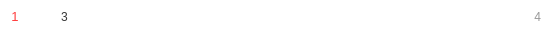
<?xml version="1.0" encoding="UTF-8"?>
<ui version="4.0">
 <class>RankingItem</class>
 <widget class="QWidget" name="RankingItem">
  <property name="geometry">
   <rect>
    <x>0</x>
    <y>0</y>
    <width>543</width>
    <height>34</height>
   </rect>
  </property>
  <property name="windowTitle">
   <string>Form</string>
  </property>
  <property name="styleSheet">
   <string notr="true">QWidget#RankingItem {
    background: transparent;
    border-radius: 8px;
}

QLabel#labNum {
    color: rgb(255, 61, 61);
    background: transparent;
}

QLabel#labCon {
    color: rgb(54, 54, 54);
    background: transparent;
}

QLabel#labEnd {
    color: rgb(152, 152, 152);
    background: transparent;
}</string>
  </property>
  <layout class="QHBoxLayout" name="horizontalLayout">
   <property name="spacing">
    <number>8</number>
   </property>
   <property name="leftMargin">
    <number>0</number>
   </property>
   <property name="topMargin">
    <number>0</number>
   </property>
   <property name="rightMargin">
    <number>2</number>
   </property>
   <property name="bottomMargin">
    <number>0</number>
   </property>
   <item>
    <widget class="QLabel" name="labNum">
     <property name="sizePolicy">
      <sizepolicy hsizetype="Preferred" vsizetype="Fixed">
       <horstretch>0</horstretch>
       <verstretch>0</verstretch>
      </sizepolicy>
     </property>
     <property name="minimumSize">
      <size>
       <width>30</width>
       <height>21</height>
      </size>
     </property>
     <property name="font">
      <font>
       <family>Microsoft YaHei UI</family>
       <pointsize>10</pointsize>
      </font>
     </property>
     <property name="text">
      <string>1</string>
     </property>
     <property name="alignment">
      <set>Qt::AlignCenter</set>
     </property>
    </widget>
   </item>
   <item>
    <widget class="QLabel" name="labPicOrText">
     <property name="sizePolicy">
      <sizepolicy hsizetype="Preferred" vsizetype="Fixed">
       <horstretch>0</horstretch>
       <verstretch>0</verstretch>
      </sizepolicy>
     </property>
     <property name="minimumSize">
      <size>
       <width>15</width>
       <height>15</height>
      </size>
     </property>
     <property name="font">
      <font>
       <family>Microsoft YaHei UI</family>
      </font>
     </property>
     <property name="styleSheet">
      <string notr="true">border-image: url(:/ranking/images/ranking/up.png);</string>
     </property>
     <property name="text">
      <string/>
     </property>
     <property name="alignment">
      <set>Qt::AlignCenter</set>
     </property>
    </widget>
   </item>
   <item>
    <widget class="QLabel" name="labCon">
     <property name="sizePolicy">
      <sizepolicy hsizetype="Preferred" vsizetype="Fixed">
       <horstretch>0</horstretch>
       <verstretch>0</verstretch>
      </sizepolicy>
     </property>
     <property name="minimumSize">
      <size>
       <width>30</width>
       <height>21</height>
      </size>
     </property>
     <property name="font">
      <font>
       <family>Microsoft YaHei UI</family>
      </font>
     </property>
     <property name="text">
      <string>3</string>
     </property>
     <property name="alignment">
      <set>Qt::AlignLeading|Qt::AlignLeft|Qt::AlignVCenter</set>
     </property>
    </widget>
   </item>
   <item>
    <spacer name="horizontalSpacer">
     <property name="orientation">
      <enum>Qt::Horizontal</enum>
     </property>
     <property name="sizeHint" stdset="0">
      <size>
       <width>235</width>
       <height>19</height>
      </size>
     </property>
    </spacer>
   </item>
   <item>
    <widget class="QLabel" name="labEnd">
     <property name="sizePolicy">
      <sizepolicy hsizetype="Preferred" vsizetype="Preferred">
       <horstretch>0</horstretch>
       <verstretch>0</verstretch>
      </sizepolicy>
     </property>
     <property name="minimumSize">
      <size>
       <width>50</width>
       <height>0</height>
      </size>
     </property>
     <property name="text">
      <string>4</string>
     </property>
     <property name="alignment">
      <set>Qt::AlignRight|Qt::AlignTrailing|Qt::AlignVCenter</set>
     </property>
    </widget>
   </item>
  </layout>
 </widget>
 <resources/>
 <connections/>
</ui>
